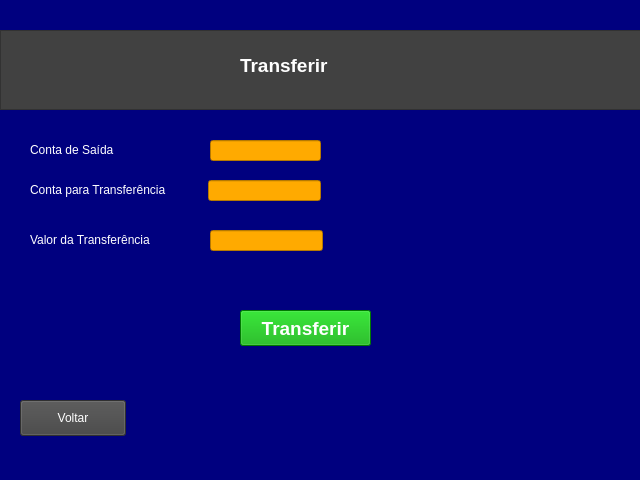
<?xml version="1.0" encoding="UTF-8"?>
<ui version="4.0">
 <class>MainWindow</class>
 <widget class="QMainWindow" name="MainWindow">
  <property name="geometry">
   <rect>
    <x>0</x>
    <y>0</y>
    <width>640</width>
    <height>480</height>
   </rect>
  </property>
  <property name="windowTitle">
   <string>MainWindow</string>
  </property>
  <property name="styleSheet">
   <string notr="true">background-color: rgb(0, 0, 127);</string>
  </property>
  <widget class="QWidget" name="centralwidget">
   <widget class="QLabel" name="label_2">
    <property name="geometry">
     <rect>
      <x>30</x>
      <y>180</y>
      <width>171</width>
      <height>20</height>
     </rect>
    </property>
    <property name="styleSheet">
     <string notr="true">color: rgb(255, 255, 255);</string>
    </property>
    <property name="text">
     <string>Conta para Transferência</string>
    </property>
   </widget>
   <widget class="QLabel" name="label_3">
    <property name="geometry">
     <rect>
      <x>30</x>
      <y>230</y>
      <width>151</width>
      <height>20</height>
     </rect>
    </property>
    <property name="styleSheet">
     <string notr="true">color: rgb(255, 255, 255);</string>
    </property>
    <property name="text">
     <string>Valor da Transferência</string>
    </property>
   </widget>
   <widget class="QPushButton" name="pushButton">
    <property name="geometry">
     <rect>
      <x>240</x>
      <y>310</y>
      <width>131</width>
      <height>36</height>
     </rect>
    </property>
    <property name="font">
     <font>
      <pointsize>14</pointsize>
      <weight>75</weight>
      <bold>true</bold>
     </font>
    </property>
    <property name="styleSheet">
     <string notr="true">background-color: rgb(0, 170, 0);
color: rgb(255, 255, 255);</string>
    </property>
    <property name="text">
     <string>Transferir</string>
    </property>
   </widget>
   <widget class="QPushButton" name="pushButton_2">
    <property name="geometry">
     <rect>
      <x>20</x>
      <y>400</y>
      <width>106</width>
      <height>36</height>
     </rect>
    </property>
    <property name="styleSheet">
     <string notr="true">background-color: rgb(67, 67, 67);
color: rgb(255, 255, 255);</string>
    </property>
    <property name="text">
     <string>Voltar</string>
    </property>
   </widget>
   <widget class="QLineEdit" name="lineEdit">
    <property name="geometry">
     <rect>
      <x>208</x>
      <y>180</y>
      <width>113</width>
      <height>21</height>
     </rect>
    </property>
    <property name="styleSheet">
     <string notr="true">background-color: rgb(255, 170, 0);
color: rgb(0, 0, 0);</string>
    </property>
   </widget>
   <widget class="QLineEdit" name="lineEdit_2">
    <property name="geometry">
     <rect>
      <x>210</x>
      <y>230</y>
      <width>113</width>
      <height>21</height>
     </rect>
    </property>
    <property name="styleSheet">
     <string notr="true">background-color: rgb(255, 170, 0);
color: rgb(0, 0, 0);</string>
    </property>
   </widget>
   <widget class="QFrame" name="frame">
    <property name="geometry">
     <rect>
      <x>0</x>
      <y>30</y>
      <width>651</width>
      <height>80</height>
     </rect>
    </property>
    <property name="styleSheet">
     <string notr="true">background-color: rgb(65, 65, 65);</string>
    </property>
    <property name="frameShape">
     <enum>QFrame::StyledPanel</enum>
    </property>
    <property name="frameShadow">
     <enum>QFrame::Raised</enum>
    </property>
    <widget class="QLabel" name="label">
     <property name="geometry">
      <rect>
       <x>240</x>
       <y>20</y>
       <width>131</width>
       <height>31</height>
      </rect>
     </property>
     <property name="font">
      <font>
       <pointsize>14</pointsize>
       <weight>75</weight>
       <bold>true</bold>
      </font>
     </property>
     <property name="styleSheet">
      <string notr="true">color: rgb(255, 255, 255);</string>
     </property>
     <property name="text">
      <string>Transferir</string>
     </property>
    </widget>
   </widget>
   <widget class="QLineEdit" name="lineEdit_3">
    <property name="geometry">
     <rect>
      <x>210</x>
      <y>140</y>
      <width>111</width>
      <height>21</height>
     </rect>
    </property>
    <property name="styleSheet">
     <string notr="true">background-color: rgb(255, 170, 0);
color: rgb(0, 0, 0);</string>
    </property>
   </widget>
   <widget class="QLabel" name="label_4">
    <property name="geometry">
     <rect>
      <x>30</x>
      <y>140</y>
      <width>121</width>
      <height>20</height>
     </rect>
    </property>
    <property name="styleSheet">
     <string notr="true">color: rgb(255, 255, 255);</string>
    </property>
    <property name="text">
     <string>Conta de Saída</string>
    </property>
   </widget>
  </widget>
  <widget class="QStatusBar" name="statusbar"/>
 </widget>
 <resources/>
 <connections/>
</ui>
